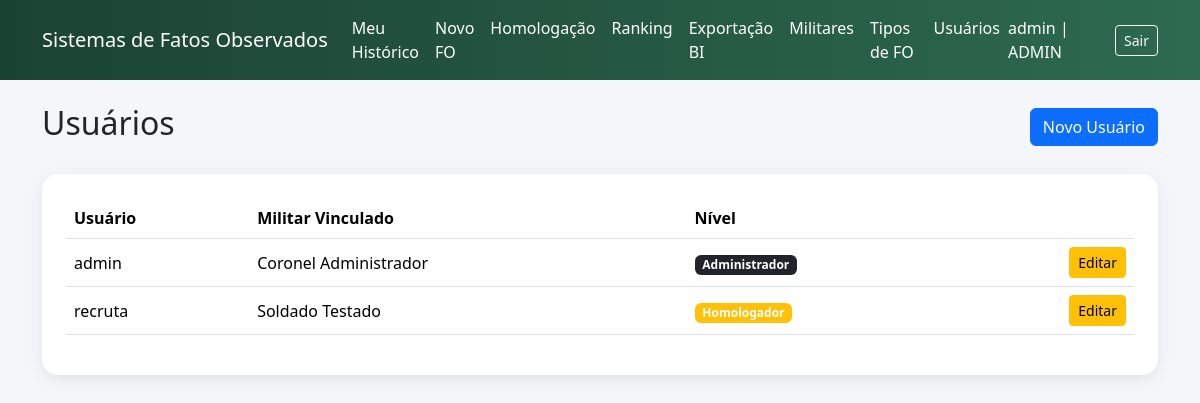
Before: /fo/admin/usuarios (signed in) with the older database file.
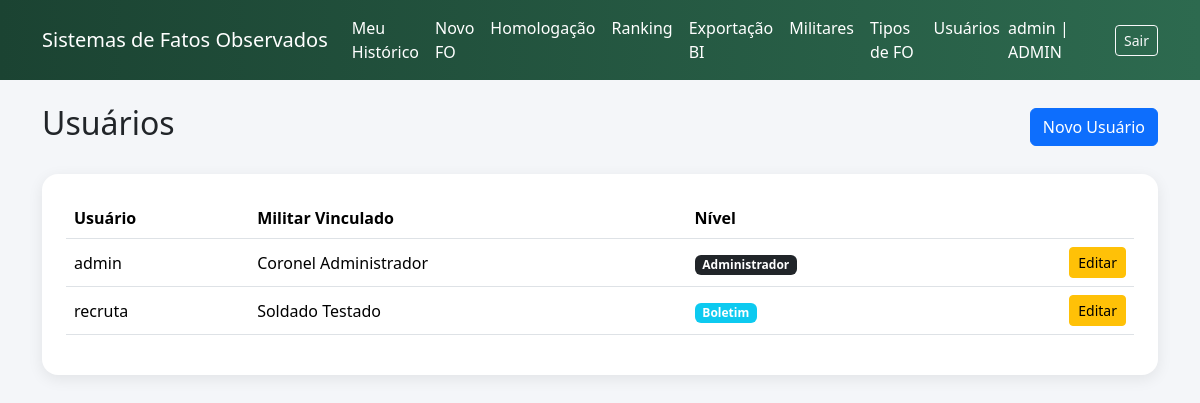
After: the same page with the newer database file.
### app/fo/models.py (models this page shows)
class Usuario(db.Model, UserMixin):
    __tablename__ = "usuarios"
    id = db.Column(db.Integer, primary_key=True)
    username = db.Column(db.String(80), unique=True, nullable=False)
    senha_hash = db.Column(db.String(128), nullable=False)
    perfil = db.Column(
        db.String(20),
        nullable=False,
        default="MILITAR"
    )
    militar_id = db.Column(
        db.Integer,
        db.ForeignKey("militares.id", ondelete="RESTRICT"),
        nullable=False
    )
    militar = db.relationship("Militar")

class PostoGraduacao(db.Model):
    __tablename__ = 'posto_graduacao'
    id = db.Column(db.Integer, primary_key=True)
    nome = db.Column(db.String(80), nullable=False)

class Militar(db.Model):
    __tablename__ = "militares"
    id = db.Column(db.Integer, primary_key=True)
    nome_guerra = db.Column(db.String(120), nullable=False)
    identidade_militar = db.Column(db.String(30), unique=True, nullable=False)
    id_posto_graduacao = db.Column(
        db.Integer,
        db.ForeignKey("posto_graduacao.id", ondelete="RESTRICT"),
        nullable=False
    )
    data_de_praca = db.Column(db.Date, nullable=False)
    id_secao = db.Column(
        db.Integer,
        db.ForeignKey("secoes.id", ondelete="RESTRICT"),
        nullable=False
    )
    foto_url = db.Column(db.String(255), nullable=True)
    posto_graduacao = db.relationship("PostoGraduacao")
    secao = db.relationship("Secao")

### app/fo/routes.py (the view)
@fo_bp.route("/admin/usuarios")
@login_required
@requer_admin
def admin_usuarios():
    usuarios = Usuario.query.order_by(Usuario.username.asc()).all()
    return render_template("fo/admin_usuarios.html", usuarios=usuarios)

### app/__init__.py (called while the page is built)
def create_app():
    app = Flask(__name__)
    app.config.from_object(Config)
    db.init_app(app)
    login_manager.init_app(app)
    migrate.init_app(app, db)
    from app.fo.models import Usuario
    @login_manager.user_loader
    def load_user(user_id):
        return Usuario.query.get(int(user_id))
    login_manager.login_view = "auth.login"
    from app.fo import fo_bp
    app.register_blueprint(fo_bp)
    from app.auth import auth_bp
    app.register_blueprint(auth_bp)
    @app.route("/")
    def index():
        if current_user.is_authenticated and current_user.perfil == "MILITAR":
            return redirect(url_for("fo.meu_historico"))
        return redirect(url_for("fo.ranking"))
    return app

### app/fo/permissions.py (called while the page is built)
def perfil_permitido(*perfis):
    def decorator(func):
        @wraps(func)
        def wrapper(*args, **kwargs):
            if not current_user.is_authenticated:
                abort(403)
            if current_user.perfil not in perfis and current_user.perfil != "ADMIN":
                abort(403)
            return func(*args, **kwargs)
        return wrapper
    return decorator

### app/templates/fo/admin_usuarios.html (shortened to what this page needs)
{% extends "base.html" %}
{% block content %}
<div class="d-flex justify-content-between align-items-center mb-4">
    <h2>Usuários</h2>
    <a href="{{ url_for('fo.admin_usuario_novo') }}"
       class="btn btn-primary">
        Novo Usuário
    </a>
</div>
<div class="card card-glass p-4">
    <table class="table table-hover align-middle">
        <thead>
            <tr>
                <th>Usuário</th>
                <th>Militar Vinculado</th>
                <th>Nível</th>
                <th></th>
            </tr>
        </thead>
        <tbody>
            {% for usuario in usuarios %}
            <tr>
                <td>{{ usuario.username }}</td>
                <td>
                    {% if usuario.militar %}
                        {{ usuario.militar.posto_graduacao.nome }}
                        {{ usuario.militar.nome_guerra }}
                    {% else %}
                        -
                    {% endif %}
                </td>
                <td>
                    {% if usuario.perfil == "MILITAR" %}
                        <span class="badge bg-secondary">Lançador</span>
                    {% elif usuario.perfil == "CADASTRADOR" %}
                        <span class="badge bg-primary">Cadastrador</span>
                    {% elif usuario.perfil == "BOLETIM" %}
                        <span class="badge bg-info">Boletim</span>
                    {% elif usuario.perfil == "HOMOLOGADOR" %}
                        <span class="badge bg-warning">Homologador</span>
                    {% elif usuario.perfil == "ADMIN" %}
                        <span class="badge bg-dark">Administrador</span>
                    {% else %}
                        <span class="badge bg-light text-dark">{{ usuario.perfil }}</span>
                    {% endif %}
                </td>
                <td class="text-end">
                    <a href="{{ url_for('fo.admin_usuario_editar', usuario_id=usuario.id) }}"
                       class="btn btn-sm btn-warning">
                        Editar
                    </a>
                </td>
            </tr>
            {% endfor %}
        </tbody>
    </table>
</div>
{% endblock %}

### app/templates/base.html (shortened to what this page needs)
<!DOCTYPE html>
<html lang="pt-BR">
<head>
    <link href="https://cdn.jsdelivr.net/npm/bootstrap@5.3.3/dist/css/bootstrap.min.css" rel="stylesheet">
</head>
<body>
<nav class="navbar navbar-expand-lg navbar-dark navbar-custom mb-4">
    <div class="container">
        <a class="navbar-brand"
            href="{{ url_for('fo.ranking' )}}">
        Sistemas de Fatos Observados
        </a>
        <div class="collapse navbar-collapse"
            id="navbarNav">
            {% if current_user.is_authenticated %}
            <ul class="navbar-nav me-auto">
                {% if current_user.perfil in ["MILITAR", "ADMIN"] %}
                    <li class="nav-item">
                        <a class="nav-link" href="{{ url_for('fo.meu_historico') }}">
                            Meu Histórico
                        </a>
                    </li>
                {% endif %}
                {% if current_user.perfil in ["HOMOLOGADOR", "ADMIN"] %}
                    <li class="nav-item">
                        <a class="nav-link" href="{{ url_for('fo.novo_fo') }}">
                            Novo FO
                        </a>
                    </li>
                    <li class="nav-item">
                        <a class="nav-link" href="{{ url_for('fo.homologacao') }}">
                            Homologação
                        </a>
                    </li>
                {% endif %}
                {% if current_user.perfil in ["MILITAR", "HOMOLOGADOR", "ADMIN"] %}
                    <li class="nav-item">
                        <a class="nav-link" href="{{ url_for('fo.ranking') }}">
                            Ranking
                        </a>
                    </li>
                {% endif %}
                {% if current_user.perfil in ["BOLETIM", "ADMIN"] %}
                    <li class="nav-item">
                        <a class="nav-link" href="{{ url_for('fo.exportacao') }}">
                            Exportação BI
                        </a>
                    </li>
                {% endif %}
                {% if current_user.perfil in ["CADASTRADOR", "ADMIN"] %}
                    <li class="nav-item">
                        <a class="nav-link" href="{{ url_for('fo.admin_militares') }}">
                            Militares
                        </a>
                    </li>
                {% endif %}
                {% if current_user.perfil == "ADMIN" %}
                    <li class="nav-item">
                        <a class="nav-link" href="{{ url_for('fo.admin_tipos') }}">
                            Tipos de FO
                        </a>
                    </li>
                    <li class="nav-item">
                        <a class="nav-link" href="{{ url_for('fo.admin_usuarios') }}">
                            Usuários
                        </a>
                    </li>
                {% endif %}
            </ul>
            <div class="d-flex align-items-center gap-3">
                <span class="navbar-text">
                    {{ current_user.username }} | {{ current_user.perfil }}
                </span>
                <a class="btn btn-outline-light btn-sm"
                href="{{ url_for('auth.logout') }}">
                Sair
                </a>
            </div>
            {% endif %}
        </div>
    </div>
</nav>
<div class="container">
    {% block content %}{% endblock %}
</div>
</body>
</html>

### app/templates/base.html (style rules this page uses)
body { background: #f4f6f9; }
.navbar-custom { background: linear-gradient(90deg, #1b4332, #2d6a4f); }
.navbar-brand, .nav-link, .navbar-text { color:white !important; }
.card-glass { border-radius: 16px; border:none; box-shadow: 0 4px 15px rgba(0,0,0,0.08); }

Changed rows visible on the page:
changed Usuario "recruta": perfil "Homologador" → "Boletim"
